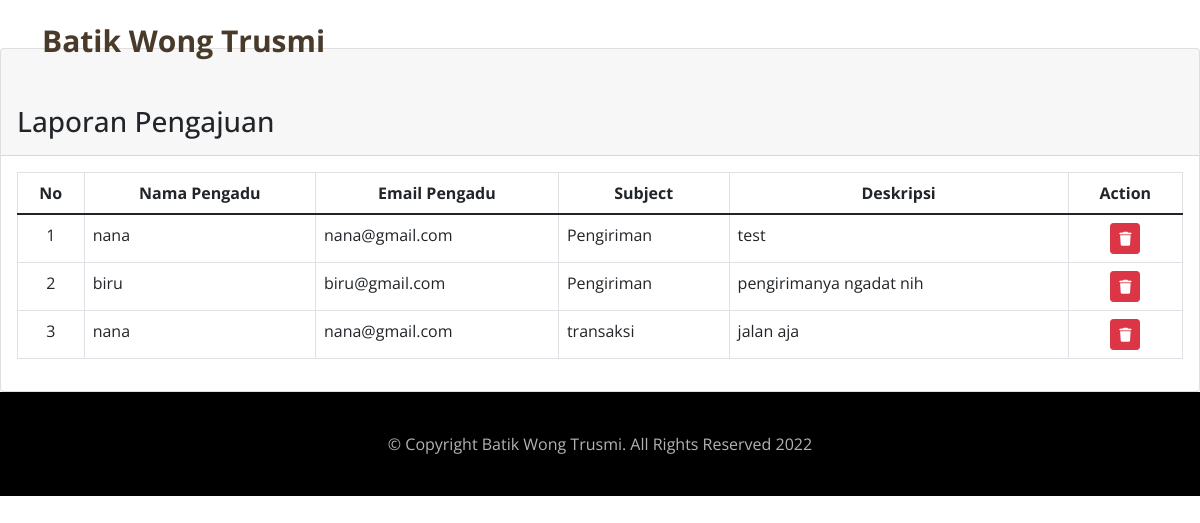
/index.php/laporan, run on the app's committed database.
### tables this page shows
CREATE TABLE `tabel_laporan` (
  `id_laporan` int(11) NOT NULL,
  `nama` varchar(255) NOT NULL,
  `email` varchar(255) NOT NULL,
  `subjek` varchar(255) NOT NULL,
  `deskripsi` varchar(255) NOT NULL
);

### application/views/templateAdmin/content_admin.php (called while the page is built)
<?php
if ($isi) {
	$this->load->view($isi);
}

### application/views/templateAdmin/halaman_admin.php (called while the page is built)
<?php
require_once('header_admin.php');
require_once('content_admin.php');
require_once('footer_admin.php');

### application/controllers/Laporan.php (called while the page is built, shortened)
<?php
class Laporan extends CI_Controller
{
	public function __construct()
	{
		$this->load->model('model_buyer_laporan');
	}
	public function index()
	{
		$data = array(
			'title' => 'Laporan Pengajuan',
			'laporan' => $this->model_buyer_laporan->get_all_data(),
			'isi' => 'admin/v_laporan',
		);
		$this->load->view('templateAdmin/halaman_admin', $data, FALSE);
	}
}

### index.php (called while the page is built, shortened)
<?php
require_once BASEPATH.'core/CodeIgniter.php';

### application/models/Model_buyer_laporan.php (called while the page is built, shortened)
<?php
class Model_buyer_laporan extends CI_Model
{
	public function get_all_data()
	{
		$this->db->select('*');
		$this->db->from('tabel_laporan');
		$this->db->order_by('id_laporan', 'asc');
		return $this->db->get()->result();
	}
}

### application/views/admin/v_laporan.php (the view, shortened to what this page needs)
<div class="col-md-12 mt-5">
	<div class="card card-primary">
		<div class="card-header">
			<h3 class="card-title mt-5">Laporan Pengajuan</h3>
		</div>
		<div class="card-body">
			<table class="table table-bordered" id="example1">
				<thead class="text-center">
					<tr>
						<th>No</th>
						<th>Nama Pengadu</th>
						<th>Email Pengadu</th>
                        <th>Subject</th>
                        <th>Deskripsi</th>
						<th>Action</th>
					</tr>
				</thead>
				<tbody>
					<?php $no = 1;
					foreach ($laporan as $key => $value) { ?>
						<tr>
							<td class="text-center"><?= $no++; ?></td>
							<td><?= $value->nama ?></td>
							<td><?= $value->email ?></td>
                            <td><?= $value->subjek ?></td>
                            <td><?= $value->deskripsi ?></td>
							<td class="text-center">
								<button class="btn btn-danger btn-sm" data-bs-toggle="modal" data-bs-target="#delete<?= $value->id_laporan ?>"><i class="fas fa-trash"></i></button>
							</td>
						</tr>
					<?php } ?>
				</tbody>
			</table>
		</div>
	</div>
</div>

### assets/css/variables.css (style rules this page uses)
:root { --font-default: "proxima-nova","Helvetica Neue",Helvetica,Arial,sans-serif, 'EB Garamond', system-ui, -apple-system, "Segoe UI", Roboto, "Helvetica Neue", Arial, "Noto Sans", "Liberation Sans", sans-serif, "Apple Color Emoji", "Segoe UI Emoji", "Segoe UI Symbol", "Noto Color Emoji"; --font-primary: 'Open Sans', sans-serif; --font-secondary: 'Inter', sans-serif; --color-default: #212529; --color-default-rgb: 33, 37, 41; --color-links: #212529; --color-links-hover: #15171a; --color-primary: #212529; --color-primary-light: #26282c; --color-primary-dark: #0b0c0e; --color-primary-rgb: 33, 37, 41; --color-primary-light-rgb: 38, 40, 44; --color-primary-dark-rgb: 11, 12, 14; --color-secondary: #596d80; --color-secondary-light: #8498aa; --color-secondary-dark: #404f5c; --color-secondary-rgb: 89, 109, 128; --color-secondary-light-rgb: 132, 152, 170; --color-secondary-dark-rgb: 64, 79, 92; --color-blue: #0d6efd; --color-blue-rgb: 13, 110, 253; --color-indigo: #6610f2; --color-indigo-rgb: 102, 16, 242; --color-purple: #6f42c1; --color-purple-rgb: 111, 66, 193; --color-pink: #f3268c; --color-pink-rgb: 243, 38, 140; --color-red: #df1529; --color-red-rgb: 223, 21, 4; --color-orange: #fd7e14; --color-orange-rgb: 253, 126, 20; --color-yellow: #ffc107; --color-yellow-rgb: 255, 193, 7; --color-green: #059652; --color-green-rgb: 5, 150, 82; --color-teal: #20c997; --color-teal-rgb: 32, 201, 151; --color-cyan: #0dcaf0; --color-cyan-rgb: 13, 202, 240; --color-white: #ffffff; --color-white-rgb: 255, 255, 255; --color-gray: #6c757d; --color-gray-rgb: 108, 117, 125; --color-black: #000000; --color-black-rgb: 0, 0, 0; }
:root { --bs-blue: var(--color-blue); --bs-indigo: var(--color-indigo); --bs-purple: var(--color-purple); --bs-pink: var(--color-pink); --bs-red: var(--color-red); --bs-orange: var(--color-orange); --bs-yellow: var(--color-yellow); --bs-green: var(--color-green); --bs-teal: var(--color-teal); --bs-cyan: var(--color-cyan); --bs-white: var(--color-white); --bs-gray: var(--color-gray); --bs-gray-dark: #343a40; --bs-gray-100: #f8f9fa; --bs-gray-200: #e9ecef; --bs-gray-300: #dee2e6; --bs-gray-400: #ced4da; --bs-gray-500: #adb5bd; --bs-gray-600: #6c757d; --bs-gray-700: #495057; --bs-gray-800: #343a40; --bs-gray-900: #212529; --bs-primary: var(--color-blue); --bs-secondary: var(--color-blue); --bs-success: #198754; --bs-info: #0dcaf0; --bs-warning: #ffc107; --bs-danger: #dc3545; --bs-light: #f8f9fa; --bs-dark: #212529; --bs-primary-rgb: var(--color-primary-rgb); --bs-secondary-rgb: var(--color-secondary-rgb); --bs-success-rgb: 25, 135, 84; --bs-info-rgb: 13, 202, 240; --bs-warning-rgb: 255, 193, 7; --bs-danger-rgb: 220, 53, 69; --bs-light-rgb: 248, 249, 250; --bs-dark-rgb: 33, 37, 41; --bs-white-rgb: var(--color-white-rgb); --bs-black-rgb: var(--color-black-rgb); --bs-body-color-rgb: var(--color-default-rgb); --bs-body-bg-rgb: 255, 255, 255; --bs-font-sans-serif: var(--font-default); --bs-font-monospace: SFMono-Regular, Menlo, Monaco, Consolas, "Liberation Mono", "Courier New", monospace; --bs-gradient: linear-gradient(180deg, rgba(255, 255, 255, 0.15), rgba(255, 255, 255, 0)); --bs-body-font-family: var(--font-default); --bs-body-font-size: 1rem; --bs-body-font-weight: 400; --bs-body-line-height: 1.5; --bs-body-color: var(--color-default); --bs-body-bg: #fff; }

### assets/css/main.css (style rules this page uses)
:root { scroll-behavior: smooth; }
body { color: rgba(var(--color-primary-rgb), 1); font-family: 'Open Sans', sans-serif; }
h1, h2, h3, h4, h5, h6 { font-family: var(--font-primary); }

### data on the page
tabel_laporan: nama "nana", email "nana@gmail.com", subjek "Pengiriman", deskripsi "test"
tabel_laporan: nama "biru", email "biru@gmail.com", subjek "Pengiriman", deskripsi "pengirimanya ngadat nih"
tabel_laporan: nama "nana", email "nana@gmail.com", subjek "transaksi", deskripsi "jalan aja"
